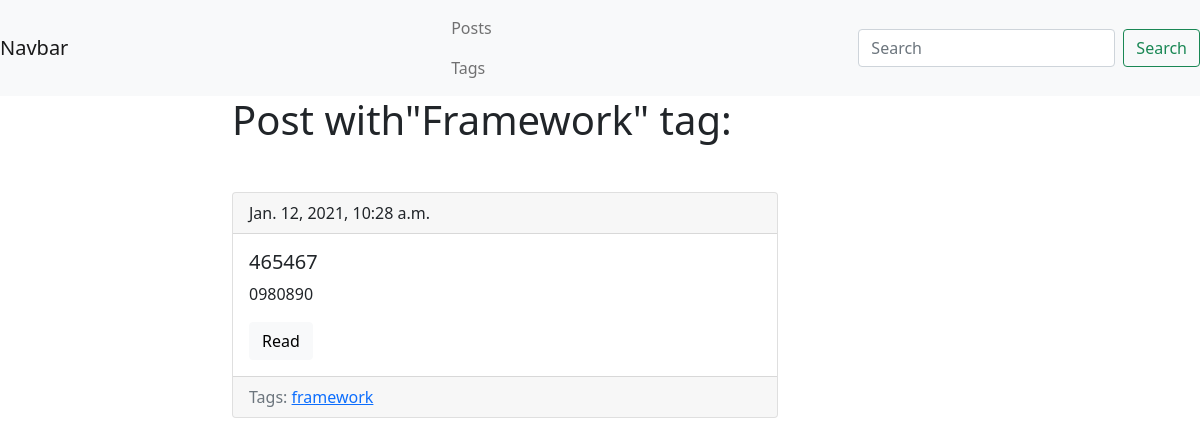
Before: /blog/tag/framewwork/ with the older database file.
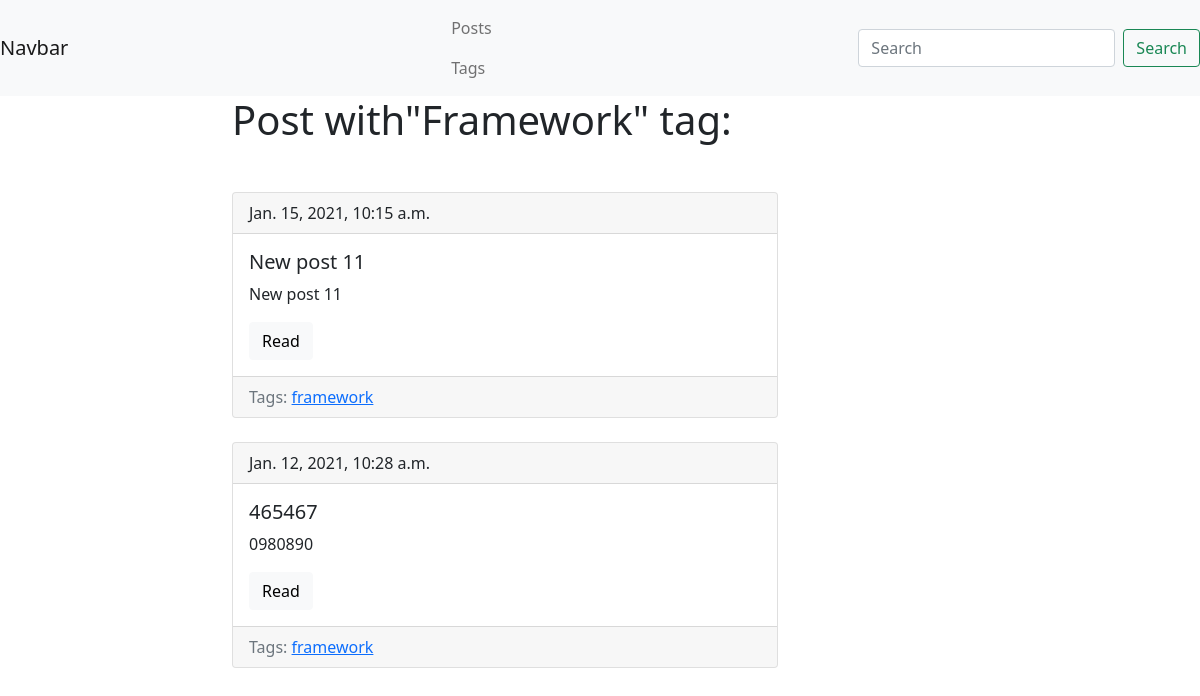
After: the same page with the newer database file.
### blog/models.py (models this page shows, shortened)
class Tag(models.Model):
    title = models.CharField(max_length=50)
    slug = models.SlugField(max_length=50, unique=True)
    def get_absolute_url(self):
        return reverse('tag_detail_url', kwargs={'slug': self.slug})
    class Meta:
        ordering = ['title']

class Post(models.Model):
    title = models.CharField(max_length=150, db_index=True)
    slug = models.SlugField(max_length=150, blank=True, unique=True)
    body = models.TextField(blank=True, db_index=True)
    tags = models.ManyToManyField('Tag', blank=True, related_name='posts')
    date_pub = models.DateTimeField(auto_now_add=True)
    def get_absolute_url(self):
        return reverse('post_detail_url', kwargs={'slug': self.slug})
    class Meta:
        ordering = ['-date_pub']

### blog/views.py (the view)
# urls.py: path('tag/<str:slug>/', TagDetailView.as_view(), name='tag_detail_url'),
class TagDetailView(DetailView):
    model = Tag
    def get_context_data(self, **kwargs):
        context = super().get_context_data(**kwargs)
        return context

### templates/blog/tag_detail.html (shortened to what this page needs)
{% extends 'blog/base_blog.html' %}
{% block content %}
    <h1 class="mb-5">Post with"{{ tag.title|title }}" tag:</h1>
    {% for post in tag.posts.all %}
        {% include 'blog/includes/post_card_template.html' %}
    {% endfor %}
{% endblock %}

### templates/blog/base_blog.html (shortened to what this page needs)
{% extends 'base.html' %}

### templates/base.html (shortened to what this page needs)
<!DOCTYPE html>
<html lang="en">
<head>
    <link href="https://cdn.jsdelivr.net/npm/bootstrap@5.0.0-beta1/dist/css/bootstrap.min.css"
          rel="stylesheet"
>
</head>
<body>
<nav class="navbar navbar-light bg-light" style="background-color: #e3f2fd;">
    <a class="navbar-brand" href="#">Navbar</a>
    <ul class="navbar-nav mr-auto">
        <li class="nav-item active">
            <a class="nav-link" href="{% url 'posts_list_url' %}">Posts</a>
        </li>
        <li class="nav-item">
            <a class="nav-link" href="{% url 'tags_list_url' %}">Tags</a>
        </li>
    </ul>
    <form class="d-flex" action="{% url 'posts_list_url' %}">
        <input class="form-control me-2" type="search"
               placeholder="Search" aria-label="Search" name="search">
        <button class="btn btn-outline-success" type="submit">Search
        </button>
    </form>
</nav>
<div class="container">
    <div class="row">
        <div class="col-6 offset-2">
            {% block content %}{% endblock %}
        </div>
    </div>
</div>
</body>
</html>

### templates/blog/includes/post_card_template.html
<div class="card mb-4">
    <div class="card-header">
        {{ post.date_pub }}
    </div>
    <div class="card-body">
        <h5 class="card-title">{{ post.title }}</h5>
        <p class="card-text">{{ post.body | truncatewords:15 }}</p>
        <a href="{{ post.get_absolute_url }}" class="btn btn-light">Read</a>
    </div>
    <div class="card-footer text-muted">
        Tags:
        {% for tag in post.tags.all %}
            <a href="{{ tag.get_absolute_url }}">{{ tag.title }}</a>
        {% endfor %}
    </div>
</div>

Changed rows visible on the page:
added Post: date_pub "Jan. 15, 2021, 10:15 a.m.", title "New post 11", body "New post 11", Tag (title "framework")
